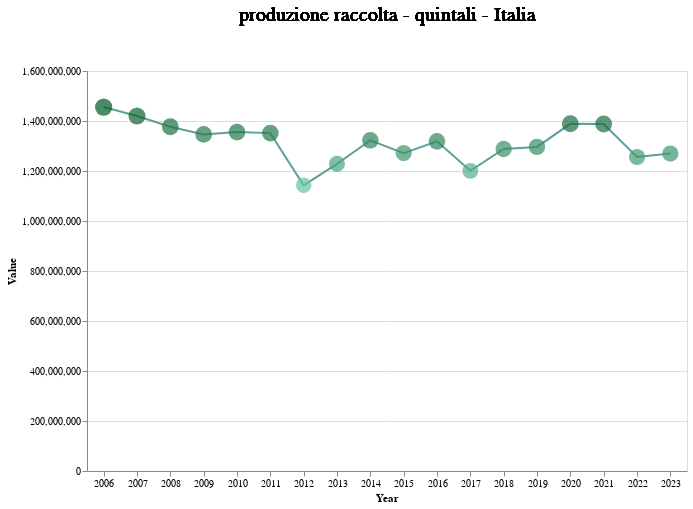

Notebook source saved alongside this figure:
### Markdown cell above
#### Questo penso sia l'unico modo per mettere il grafico con il menù a tendina dentro un sito web html

### Code cell
# Tolgo produzione totale - migliaia di quintali perchè arriva solo fino al 2019
data_filtered3 = data_filtered3[data_filtered3['Tipo dato'] != 'produzione totale - migliaia di quintali']

# Calcolo valore totale per Tipo dato e TIME
summarized_df = data_filtered3.groupby(['Tipo dato', 'TIME', 'Territorio'])['Value'].sum().reset_index()

# Rimozione anno 2024 perchè mancano dei dati
summarized_df = summarized_df[summarized_df['TIME'] != 2024]

# Create a new column for the concatenated title
summarized_df['Title'] = summarized_df['Tipo dato'] + ' - ' + summarized_df['Territorio']

# Dropdown options (list of Tipo dato)
dropdown_options1 = sorted(summarized_df['Tipo dato'].unique().tolist())

# Dropdown options (list of Territories)
dropdown_options_territorio = sorted(summarized_df['Territorio'].unique().tolist())

# Dropdown selection
dropdown1 = alt.binding_select(options=dropdown_options1, name = 'Select Tipo dato ')
selection1 = alt.selection_point(fields=['Tipo dato'], bind=dropdown1, name='SelectTipoDato', value = dropdown_options1[0])

# Dropdown selection
dropdown2 = alt.binding_select(options=dropdown_options_territorio, name = 'Select Territorio ')
selection2 = alt.selection_point(fields=['Territorio'], bind=dropdown2, name = 'SelectTerritorio', value = dropdown_options_territorio[7])

min_max_values = summarized_df.groupby(['Tipo dato', 'Territorio'])['Value'].agg(['min', 'max']).reset_index()

import altair as alt
import pandas as pd
import base64
from io import BytesIO
from PIL import Image

# Funzione per convertire l'immagine in una stringa base64
def image_to_base64(image_path):
    with open(image_path, "rb") as image_file:
        return base64.b64encode(image_file.read()).decode('utf-8')

# Converti l'immagine locale in base64
image_path = "plot.png"
base64_image = image_to_base64(image_path)
image_url = f"data:image/png;base64,{base64_image}"

# Grafico a dispersione con cerchi
chart = alt.Chart(summarized_df).transform_filter(
    selection1 & selection2
).mark_circle().encode(
    y='Value:Q',
    x='TIME:N',
    size=alt.Size(field='Value', type='quantitative', bin=alt.BinParams(maxbins=5)),
    color=alt.Color('Value:Q', scale=alt.Scale(scheme='blues')),
    tooltip=['TIME', 'Value']
).encode(
    x=alt.X('TIME:N', title='Year', axis=alt.Axis(labelAngle=0, labelAlign='center', labelBaseline='top')),
    y=alt.Y('Value:Q', title='Value'),
    size=alt.Size('Value:Q', scale=alt.Scale(range=[20, 300]), legend = None),  # Binning dei pallini
    color=alt.Color('Value:Q', scale=alt.Scale(range=['#66c2a4', '#005824'])),
    tooltip=['TIME:N', 'Value:Q']
).properties(
    width=600,
    height=400
)

# Grafico a linee
line = alt.Chart(summarized_df).transform_filter(
    selection1 & selection2
).mark_line().encode(
    x=alt.X('TIME:N', title='Year'),
    y=alt.Y('Value:Q', title='Value'),
    color=alt.value('#5F9EA0')  # Colore blu più scuro per la linea
)

# Text chart for dynamic title
text = alt.Chart(summarized_df).transform_filter(
    selection1 & selection2
).mark_text(
    align='center',
    dy=-15,
    fontSize=20
).encode(
    text='Title:N'
).properties(
    width=600,
    height=30  # Height for the text chart
)


# Combine text chart and main chart
combined_chart = alt.vconcat(text, alt.layer(line, chart).add_selection(selection2, selection1))


# combined_chart = alt.layer(line, chart)

# Save the chart to a JSON file
chart_json = combined_chart.to_json()
with open('chart.json', 'w') as f:
    f.write(chart_json)

# Visualizzazione del grafico combinato
combined_chart

### Figure 1 — Vega-Lite specification as saved in the notebook (floating-point values rounded to 4 significant figures; data arrays with more than 128 entries replaced by an {"elided": "..."} marker saying what was removed)
{"config": {"view": {"continuousWidth": 300, "continuousHeight": 300}}, "vconcat": [{"mark": {"type": "text", "align": "center", "dy": -15, "fontSize": 20}, "encoding": {"text": {"field": "Title", "type": "nominal"}}, "height": 30, "transform": [{"filter": {"and": [{"param": "SelectTipoDato"}, {"param": "SelectTerritorio"}]}}], "width": 600}, {"layer": [{"mark": {"type": "line"}, "encoding": {"color": {"value": "#5F9EA0"}, "x": {"field": "TIME", "title": "Year", "type": "nominal"}, "y": {"field": "Value", "title": "Value", "type": "quantitative"}}, "name": "view_1", "transform": [{"filter": {"and": [{"param": "SelectTipoDato"}, {"param": "SelectTerritorio"}]}}]}, {"mark": {"type": "circle"}, "encoding": {"color": {"field": "Value", "scale": {"range": ["#66c2a4", "#005824"]}, "type": "quantitative"}, "size": {"field": "Value", "legend": null, "scale": {"range": [20, 300]}, "type": "quantitative"}, "tooltip": [{"field": "TIME", "type": "nominal"}, {"field": "Value", "type": "quantitative"}], "x": {"axis": {"labelAlign": "center", "labelAngle": 0, "labelBaseline": "top"}, "field": "TIME", "title": "Year", "type": "nominal"}, "y": {"field": "Value", "title": "Value", "type": "quantitative"}}, "transform": [{"filter": {"and": [{"param": "SelectTipoDato"}, {"param": "SelectTerritorio"}]}}]}], "height": 400, "width": 600}], "data": {"name": "data-7e923005a6c45dcebdbfd64cde181856"}, "params": [{"name": "SelectTerritorio", "select": {"type": "point", "fields": ["Territorio"]}, "bind": {"input": "select", "options": ["Abruzzo", "Basilicata", "Bolzano / Bozen", "Calabria", "Campania", "Emilia-Romagna", "Friuli-Venezia Giulia", "Italia", "Lazio", "Liguria", "Lombardia", "Marche", "Molise", "Piemonte", "Puglia", "Sardegna", "Sicilia", "Toscana", "Trentino Alto Adige / Südtirol", "Umbria", "Valle d'Aosta / Vallée d'Aoste", "Veneto"], "name": "Select Territorio "}, "value": "Italia", "views": ["view_1"]}, {"name": "SelectTipoDato", "select": {"type": "point", "fields": ["Tipo dato"]}, "bind": {"input": "select", "options": ["produzione raccolta - quintali", "produzione totale - quintali", "superficie in produzione - ettari", "superficie totale - are", "superficie totale - ettari", "unità foraggere"], "name": "Select Tipo dato "}, "value": "produzione raccolta - quintali", "views": ["view_1"]}], "$schema": "https://vega.github.io/schema/vega-lite/v5.8.0.json", "datasets": {"data-7e923005a6c45dcebdbfd64cde181856": {"elided": "2319 records"}}}
